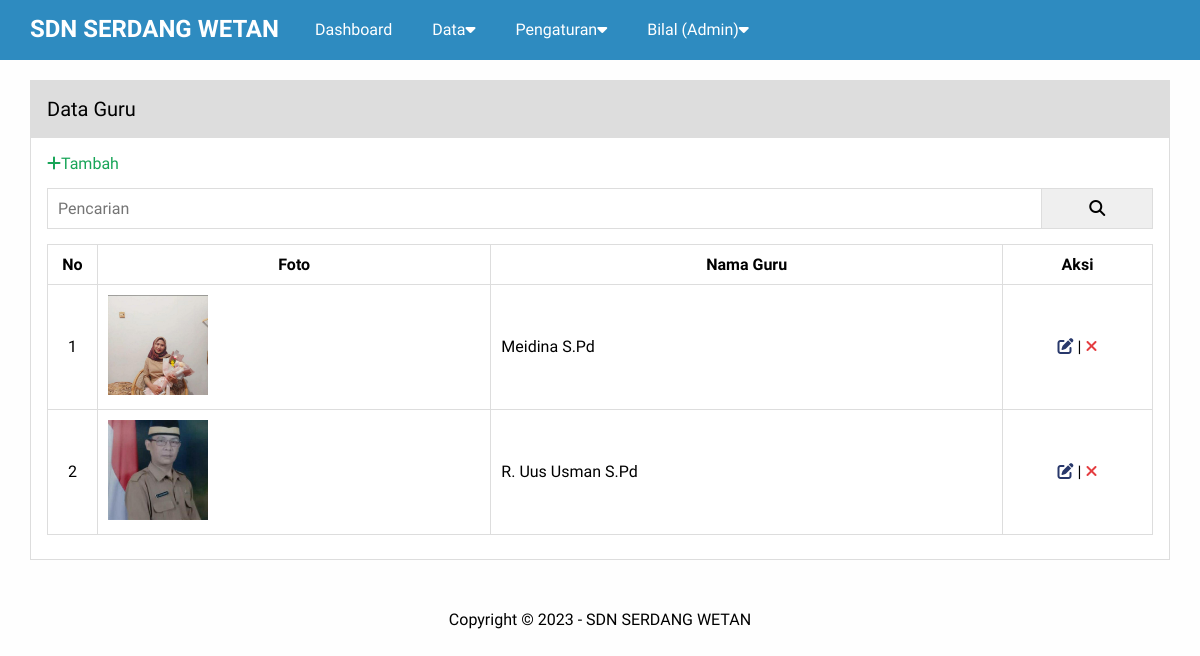
The page /admin/guru.php (signed in) on the database its author committed.
### tables this page shows
CREATE TABLE `pengaturan` (
  `id` int(11) NOT NULL,
  `nama` varchar(50) NOT NULL,
  `npsn` varchar(20) NOT NULL,
  `nss` varchar(20) NOT NULL,
  `akreditasi` varchar(5) NOT NULL,
  `email` varchar(50) NOT NULL,
  `youtube` text NOT NULL,
  `telepon` varchar(20) NOT NULL,
  `alamat` text NOT NULL,
  `kode_pos` varchar(10) NOT NULL,
  `logo` varchar(50) NOT NULL,
  `favicon` varchar(50) NOT NULL,
  `tentang_sekolah` text NOT NULL,
  `foto_sekolah` varchar(50) NOT NULL,
  `google_maps` text NOT NULL,
  `nama_kepsek` varchar(50) NOT NULL,
  `foto_kepsek` varchar(50) NOT NULL,
  `sambutan_kepsek` text NOT NULL,
  `jenjang` varchar(15) NOT NULL,
  `status` varchar(10) NOT NULL,
  `sk_pendirian` varchar(15) NOT NULL,
  `tgl_pendirian` varchar(15) NOT NULL,
  `status_milik` varchar(20) NOT NULL,
  `sk_operasional` varchar(15) NOT NULL,
  `tgl_operasional` varchar(15) NOT NULL,
  `waktu_belajar` varchar(30) NOT NULL,
  `kota` varchar(50) NOT NULL,
  `provinsi` varchar(20) NOT NULL,
  `kecamatan` varchar(20) NOT NULL,
  `kelurahan` varchar(20) NOT NULL,
  `luas_tanah` varchar(10) NOT NULL,
  `luas_bangunan` varchar(10) NOT NULL,
  `created_at` timestamp NOT NULL DEFAULT current_timestamp(),
  `updated_at` datetime DEFAULT NULL
);

CREATE TABLE `guru` (
  `id` int(11) NOT NULL,
  `nama` varchar(50) NOT NULL,
  `lahir` varchar(30) NOT NULL,
  `nip` varchar(30) NOT NULL,
  `pendidikan` varchar(50) NOT NULL,
  `status` varchar(50) NOT NULL,
  `foto` varchar(50) NOT NULL,
  `creted_at` timestamp NOT NULL DEFAULT current_timestamp() ON UPDATE current_timestamp(),
  `updated_at` datetime DEFAULT NULL
);

### admin/guru.php (the view, shortened to what this page needs)
<?php include 'header.php'?>
        <div class="content">
            <div class="container">
                <div class="box">
                    <div class="box-header">
                        Data Guru
                    </div>
                    <div class="box-body">
                        <a href="tambah-guru.php" class="text-green"><i class="fa fa-plus "></i>Tambah</a>
                        <form action="">
                            <div class="input-group">
                                <input type="text" name="key" placeholder="Pencarian">
                                <button type="submit"><i class="fa fa-search"></i></button>
                            </div>
                        </form>
                       <table class="table">
                        <thead>
                            <tr>
                                <th>No</th>
                                <th>Foto</th>
                                <th>Nama Guru</th>
                                <th>Aksi</th>
                            </tr>
                        </thead>
                        <tbody>
                            <?php
                            $no = 1;
                            $where = " WHERE 1=1";
                                $guru = mysqli_query($conn, "SELECT * FROM guru $where ORDER BY id DESC");
                                if(mysqli_num_rows($guru) > 0){
                                    while($p = mysqli_fetch_array($guru)){
                            ?>
                            <tr>
                                <td><?= $no++ ?></td>
                                <td><img src="../admin/uploads/guru/<?= $p['foto'] ?>"width="100px"></td>
                                <td><?= $p['nama'] ?></td>
                                <td>
                                    <a href="edit-guru.php?id=<?= $p['id']?>" title="Edit Data" class="text-blue"><i class="fa fa-edit"></i></a> |
                                    <a href="hapus.php?idguru=<?= $p['id']?>"onclick="return confirm('Yakin Ingin Menghapus Data?')" title="Hapus Data" class="text-red"><i class="fa fa-times"></i></a>
                                </td>
                            </tr>
                            <?php }}else{ ?>
                                <tr>
                                    <td colspan="4">Data Tidak Ada</td>
                                </tr>
                            <?php }?>
                        </tbody>
                       </table>
                    </div>
                </div>
            </div>
        </div>
<?php include 'footer.php'?>

### admin/header.php (shortened to what this page needs)
<?php
    include '../koneksi.php';
    $identitas = mysqli_query($conn,"SELECT * FROM pengaturan ORDER BY id DESC LIMIT 1");
    $d = mysqli_fetch_object($identitas);
?>
<!DOCTYPE html>
<html>
    <head>
        <link rel="stylesheet" type="text/css" href="../assets/css/style.css">
        <link rel="stylesheet" href="https://cdnjs.cloudflare.com/ajax/libs/font-awesome/6.3.0/css/all.min.css" />
    </head>
    <body class="bg-light">
        <div class="navibar">
        <div class="container">
        <h2 class="navi-brand float-left"><a href="index.php"><?= $d->nama ?></a></h2>
        <ul class="navi-menu float-left">
            <li><a href="index.php">Dashboard</a></li>
            <?php if($_SESSION['ulevel'] == 'Super Admin'){ ?>
                <li><a href="pengguna.php">Pengguna</a></li>
            <?php }elseif($_SESSION['ulevel'] == 'Admin'){?>
                <li>
                <a href="#">Data<i class="fa fa-caret-down"></i></a>
            </li>
            <li>
                <a href="#">Pengaturan<i class="fa fa-caret-down"></i></a>
            </li>
             <?php } ?>
            <li>
                <a href="#"><?=$_SESSION['uname']?> (<?=$_SESSION['ulevel']?>)<i class="fa fa-caret-down"></i></a>
            </li>
        </ul>
         </div>
        </div>

### admin/footer.php
<div class="footer">
            <div class ="container text-center">
                Copyright &copy; 2023 - <?= $d->nama ?>
            </div>
        </div>
    </body>
</html>

### assets/css/style.css (style rules this page uses)
* { margin: 0; padding: 0; font-family: "Quicksand", sans-serif; box-sizing: border-box; list-style: none; }
a { text-decoration: none; }
.float-left { float: left; }
.container { width: 1140px; margin: 0 auto; }
.container::after { content: ""; display: block; clear: both; }
.bg-light { background-color: #fefefe; }
.box { border: 1px solid #ddd; background-color: #fff; }
.box-header { font-size: 20px; padding: 16px; border-bottom: 1px solid #ddd; background-color: #ddd; }
.box-body { padding: 16px; }
form { margin: 15px 0; }
.text-center { text-align: center !important; }
.navibar { height: 60px; width: 100%; background-color: #2e8bc0; position: fixed; top: 0; z-index: 1000; }
.navibar a { color: #fff; }
.navi-brand { display: inline-block; padding: 15px 0; margin-right: 16px; }
.navi-menu { display: flex; list-style: none; }
.navi-menu li a { padding: 20px; display: inline-block; }
.content { padding: 80px 0 30px 0; }
.footer { padding: 20px 0; }
.table { width: 100%; border-collapse: collapse; margin: 8px 0; }
.table th, .table td { border: 1px solid #ddd; padding: 10px; }
.table td:first-child { width: 50px; text-align: center; }
.table td:last-child { width: 150px; text-align: center; }
.text-red { color: #e43d40; }
.text-blue { color: #28386b; }
.text-green { color: #18a558; }
.input-group:after { content: ""; clear: both; display: block; }
.input-group input[type="text"] { width: 90%; padding: 10px; font-size: 16px; float: left; border: 1px solid #ddd; }
.input-group button { width: 10%; padding: 10px; font-size: 16px; float: left; border: 1px solid #ddd; border-left: none; }

### rows shown on the page
pengaturan: nama "SDN SERDANG WETAN"
guru: foto (picture), nama "Meidina S.Pd"
guru: foto (picture), nama "R. Uus Usman S.Pd"

### other values the page prints
$_SESSION['uname'] "Bilal"
$_SESSION['ulevel'] "Admin"
